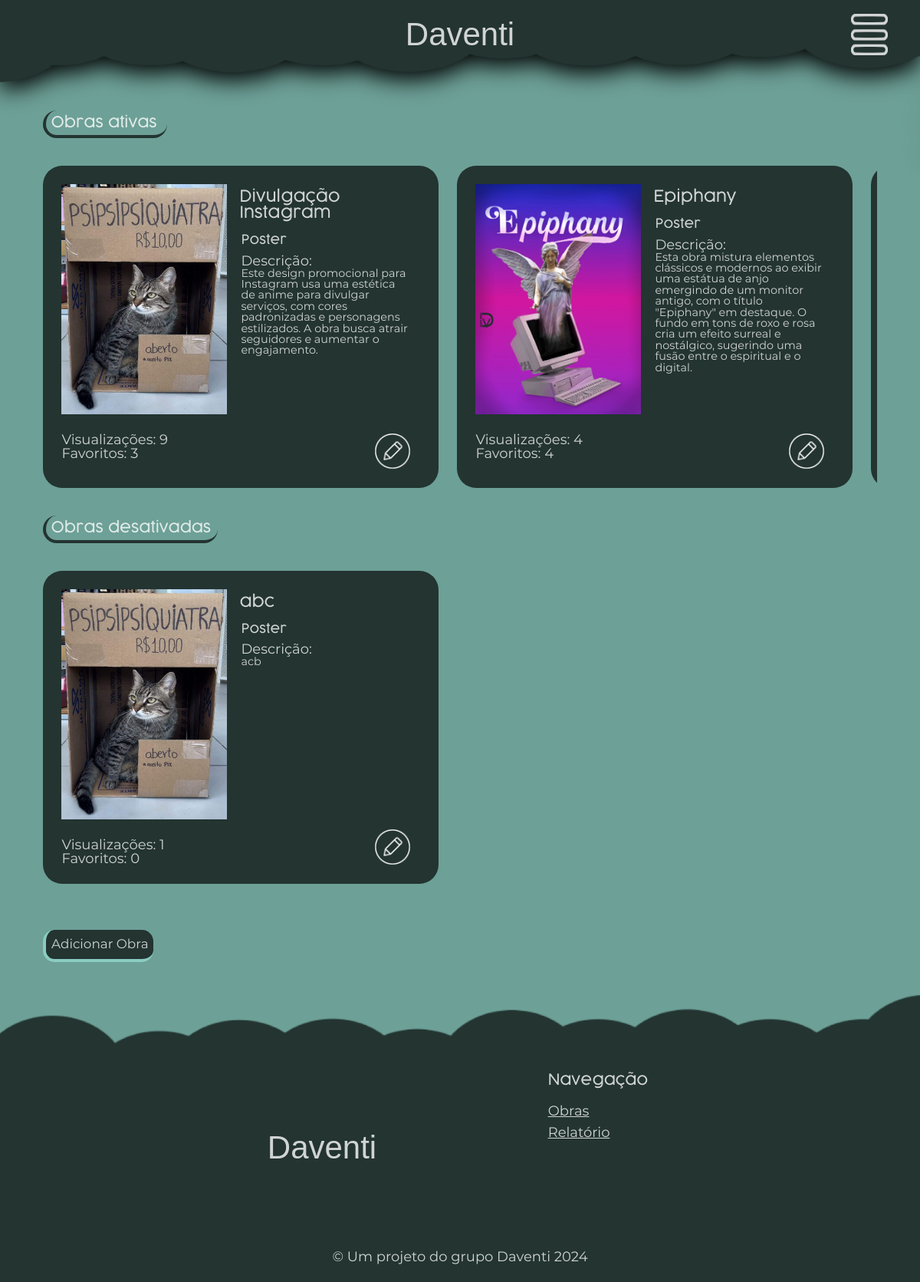
The app's page /php/adm_obras.php with its own data.
### tables this page shows
CREATE TABLE IF NOT EXISTS `obra` (
  `id_obra` int NOT NULL AUTO_INCREMENT,
  `descricao` varchar(400) NOT NULL,
  `titulo` varchar(50) NOT NULL,
  `tipo` varchar(50) NOT NULL,
  `imagem` varchar(300) NOT NULL,
  `favoritos` int NOT NULL,
  `visualizacoes` int NOT NULL,
  `status` int NOT NULL,
  `posicao` varchar(25) NOT NULL,
  PRIMARY KEY (`id_obra`)
);

### php/adm_obras.php (the view, shortened to what this page needs)
<?php
    include('conexao.php');
    $todas_obras = $mysqli->query('select * from obra');
?>
<!DOCTYPE html>
    <html lang="pt-br">
    <head>
        <link rel="stylesheet" href="../css/reset.css" type="text/css">
        <link rel="stylesheet" href="../css/estilo_base.css" type="text/css">
        <link rel="stylesheet" href="../css/estilo_adm_obra.css" type="text/css">
    </head>
    <body id="body">
        <main id="main_adm_obra">
            <div class="adm_obras_titulo_secao_obra">
                <h2>
                    Obras ativas
                </h2>
            </div>
            <div class="adm_obras_linha_obras" id="adm_obras_linha_obras_ativas">
                <?php
                    while ($obra = $todas_obras->fetch_assoc()){
                        if ($obra['status'] != '0'){
                ?>
                <div class="adm_obras_obra" id="adm_obras_obra_id_<?php echo $obra['id_obra'] ?>">
                    <div class="adm_obras_obra_info_inicial">
                        <img src="<?php echo $obra['imagem']?>" >
                        <p>
                            Visualizações: <?php echo $obra['visualizacoes']?> <br>
                            Favoritos: <?php echo $obra['favoritos']?>
                        </p>
                    </div>
                    <div class="adm_obras_obra_descricao_inicial">
                        <div class="descricao_obra">
                            <div class="titulos">
                                <h2 class="nome_obra_card" id="titulo_obra_<?php echo $obra['id_obra'] ?>">
                                    <?php echo $obra['titulo']?>
                                </h2>
                                <h2 class="tipo_obra_card" id="tipo_obra_<?php echo $obra['id_obra'] ?>">
                                    <?php echo $obra['tipo']?>
                                </h2>
                            </div>
                            <div class='texto' id="descricao_obra_<?php echo $obra['id_obra'] ?>">
                                Descrição: <b> <?php echo $obra['descricao']?> </b>
                            </div>
                        </div>
                        <div class="editar_btn" onclick="abrir_edicao_obra()" data_id='<?php echo $obra['id_obra'] ?>'>
                            <img src="../src/edit_icon.png" alt="">
                        </div>
                    </div>
                </div>
                <?php
                    }
                }
                ?>
            </div>
            <div class="adm_obras_titulo_secao_obra2">
                <h2>
                    Obras desativadas
                </h2>
            </div>
            <div class="adm_obras_linha_obras" id="adm_obras_linha_obras_inativas">
                <?php
                    $obras = $mysqli->query("SELECT * FROM obra");
                    while ($obra = $obras->fetch_assoc()){
                        if ($obra['status'] == '0'){
                ?>
                <div class="adm_obras_obra" id="adm_obras_obra_id_<?php echo $obra['id_obra']?>">
                    <div class="adm_obras_obra_info_inicial">
                        <img src="<?php echo $obra['imagem'] ?>">
                        <p>
                            Visualizações: <?php echo $obra['visualizacoes']?> <br>
                            Favoritos: <?php echo $obra['favoritos']?>
                        </p>
                    </div>
                    <div class="adm_obras_obra_descricao_inicial">
                        <div class="descricao_obra">
                            <div class="titulos">
                                <h2 class="nome_obra_card" id="titulo_obra_<?php echo $obra['id_obra'] ?>">
                                    <?php echo $obra['titulo']?>
                                </h2>
                                <h2 class="tipo_obra_card" id="tipo_obra_<?php echo $obra['id_obra'] ?>">
                                    <?php echo $obra['tipo']?>
                                </h2>
                            </div>
                            <div class='texto' id="descricao_obra_<?php echo $obra['id_obra'] ?>">
                                Descrição: <b> <?php echo $obra['descricao']?> </b>
                            </div>
                        </div>
                        <div class="editar_btn" onclick="abrir_edicao_obra()" data_id='<?php echo $obra['id_obra'] ?>'>
                            <img src="../src/edit_icon.png" alt="">
                        </div>
                    </div>
                </div>
                <?php
                    }
                }
                ?>
            </div>
            <div class="adm_obras_adicionar_obra">
                <div class="adicionar_obra" onclick="abrir_add_obra()">
                    Adicionar Obra
                </div>
            </div>
        </main>
        <header>
            <h1>
                Daventi
            </h1>
            <div id="guest_menu" onclick="abrirMenu()">
                <img src="../src/menu_icon.png" width="100%" height="100%" >
            </div>
        </header>
        <footer>
            <div class="vazio">
            </div>
            <div class="opcoes">
                <div class="vazio">
                </div>
                <div class="redes">
                    <div class="texto">
                        <h1>
                            Daventi
                        </h1>
                    </div>
                </div>
                <div class="navegacao">
                    <ul> <h2> Navegação </h2> </ul>
                    <ul>
                        <a href="adm_obras.php">
                            Obras
                        </a>
                    </ul>
                    <ul>
                        <a href="adm_relatorio.php">
                            Relatório
                        </a>
                    </ul>
                </div>
                <div class="vazio"></div>
            </div>
            <div class="copyright">
                © Um projeto do grupo Daventi 2024
            </div>
        </footer>
    </body>
</html>

### css/estilo_base.css (style rules this page uses)
* { box-sizing: border-box; }
body { background-color: #6DA097; color: rgba(255, 255, 255, 0.7882352941); font-size: 1.5vw; font-family: "Montserrat"; }
section, main { margin-left: 4.7vw; margin-right: 4.7vw; }
h2 { font-family: "Cocogoose"; font-size: 1.65vw; border: 4px solid #233431; border-right: none; border-top: none; border-radius: 25px; padding: 0.5vw; }
header { position: fixed; top: 0%; left: 0%; width: 100vw; height: 9vw; background-image: url(../src/nuvem_header.png); filter: drop-shadow(0 10px 15px rgb(0, 0, 0)); background-size: 100% 100%; }
h1 { border-radius: 25px; display: flex; margin-left: auto; margin-right: auto; margin-top: 1.5vw; width: 17vw; height: 50%; font-family: "Muthiara", sans-serif; justify-content: center; align-items: center; font-size: 3.5vw; }
#guest_menu { width: 4vw; height: 4.5vw; margin-left: 92.5vw; margin-top: -4.5vw; opacity: 0.8; }
footer { background-image: url(../src/nuvem_footer_3.png); background-size: 100% 100%; width: 100%; height: auto; margin: 0; margin-top: 3.6vw; display: grid; grid-template-rows: 8vw 15.7vw 1fr; }
.opcoes { display: grid; grid-template-columns: 20vw 1fr 1fr 20vw; }
.redes { display: grid; grid-template-rows: auto; text-align: center; }
.copyright { display: flex; justify-content: center; align-items: end; margin-top: 4vw; margin-bottom: 2vw; }
.opcoes .navegacao { margin-right: auto; margin-left: auto; text-align: justify; }
.navegacao h2 { border: none; padding: 0; padding-bottom: 1vw; }
.opcoes ul { padding: 0.4vw; }
ul a { text-decoration: underline; }

### css/estilo_adm_obra.css (style rules this page uses)
a { text-decoration: none; color: rgba(255, 255, 255, 0.7882352941); }
.opcoes .redes { align-items: center; }
#main_adm_obra { display: grid; grid-template-rows: auto; margin-top: 12vw; gap: 3vw; }
.adm_obras_titulo_secao_obra h2 { width: 13.5vw; }
.adm_obras_titulo_secao_obra2 h2 { width: 19vw; }
.adm_obras_linha_obras { overflow-x: auto; display: grid; grid-template-columns: 2.5fr 1fr; width: auto; gap: 2vw; }
.adm_obras_obra_vertical { width: 100%; display: grid; grid-template-columns: 18vw 20vw; background-color: #233431; padding: 2vw; border-radius: 25px; }
.adm_obras_obra_info_inicial { display: grid; grid-template-rows: 25vw 1fr; }
.adm_obras_obra_info_inicial img { width: 100%; height: 25vw; }
.adm_obras_obra_info_inicial p { padding-top: 2vw; }
.adm_obras_obra_descricao_inicial { padding-left: 1.5vw; display: grid; grid-template-rows: 1fr 4vw; text-align: left; }
.descricao_obra .titulos { text-indent: -0.8vw; }
.descricao_obra .texto b { display: flex; white-space: normal; word-wrap: break-word; overflow-y: auto; height: 17.5vw; max-width: 100%; max-height: 17.5vw; font-size: 1.2vw; }
.nome_obra_card { margin-left: -1vw; font-size: 1.75vw; text-indent: 0; }
.tipo_obra_card { font-size: 1.4vw; }
.adm_obras_obra_descricao_inicial .editar_btn { text-align: right; }
.adm_obras_obra_descricao_inicial .editar_btn img { width: 4vw; height: 100%; border-radius: 500px; cursor: pointer; }
.adm_obras_adicionar_obra { margin-top: 2vw; display: flex; justify-content: left; align-items: center; }
.adicionar_obra { text-indent: 0; margin-left: 0; height: 3.5vw; display: flex; align-items: center; justify-content: center; width: 12vw; background-color: #233431; border-radius: 15px; border: none; border-bottom: 0.4vw solid #8BCCC1; border-left: 0.4vw solid #8BCCC1; cursor: pointer; font-size: 1.4vw; }

### records on screen
obra: imagem (picture), visualizacoes "9", favoritos "3", titulo "Divulgação Instagram", tipo "Poster", descricao "Este design promocional para Instagram usa uma estética de anime para divulgar serviços, com cores padronizadas e personagens estilizados. A obra busca atrair seguidores e aumentar o engajamento."
obra: imagem (picture), visualizacoes "4", favoritos "4", titulo "Epiphany", tipo "Poster", descricao "Esta obra mistura elementos clássicos e modernos ao exibir uma estátua de anjo emergindo de um monitor antigo, com o título \"Epiphany\" em destaque. O fundo em tons de roxo e rosa cria um efeito surreal e nostálgico, sugerindo uma fusão entre o espiritual e o digital."
obra: imagem (picture), visualizacoes "1", favoritos "0", titulo "abc", tipo "Poster", descricao "acb"
